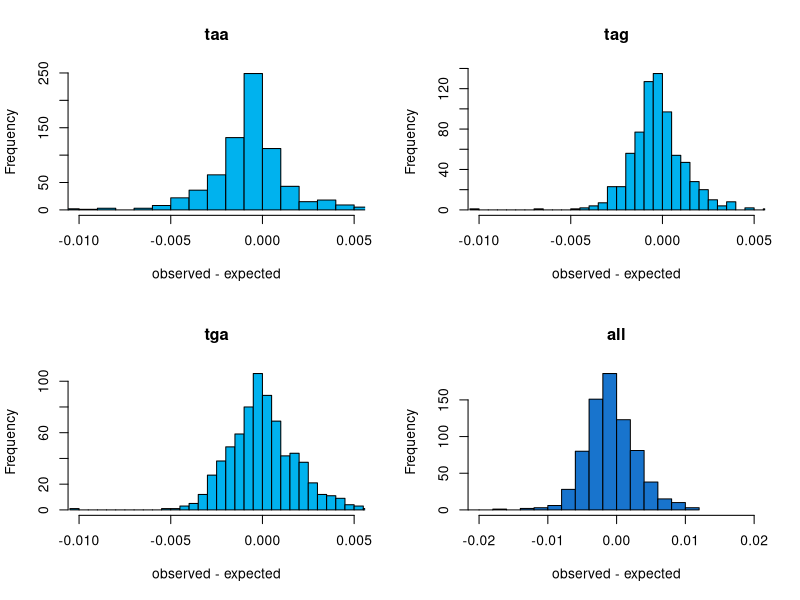

Here is the R script that generated this plot:
#histogram of out of frame - out of frame frequencies for tag, tga, taa and all

library(stringr)

pdf("17.1_fig_4.pdf")
par(mfrow=c(2,2))

data1 <- read.csv('13.3_merged_OOF_CDS_rates.csv',header = TRUE)

observed_taa_frequency <- unlist(data1$frequency_taa_coding)
expected_taa_frequency <- unlist(data1$frequency_taa_OOF) 
observed_vs_expected_taa <- observed_taa_frequency - expected_taa_frequency
hist(observed_vs_expected_taa, breaks = 35, xlab = 'observed - expected', col = 'deepskyblue2', main = 'taa',xlim = c(-0.010, 0.005))


observed_tag_frequency <- unlist(data1$frequency_tag_coding)
expected_tag_frequency <- unlist(data1$frequency_tag_OOF) 
observed_vs_expected_tag <- observed_tag_frequency - expected_tag_frequency
hist(observed_vs_expected_tag, breaks = 30,xlab = 'observed - expected', col = 'deepskyblue2', main = 'tag',xlim = c(-0.010, 0.005))

observed_tga_frequency <- unlist(data1$frequency_tga_coding)
expected_tga_frequency <- unlist(data1$frequency_tga_OOF) 
observed_vs_expected_tga <- observed_tga_frequency - expected_tga_frequency
hist(observed_vs_expected_tga, breaks = 30, xlab = 'observed - expected', col = 'deepskyblue2', main = 'tga',xlim = c(-0.010, 0.005))



observed_all_frequency <- unlist(data1$frequency_ASC_coding)
expected_all_frequency <- unlist(data1$frequency_ASC_OOF) 
observed_vs_expected_all <- observed_all_frequency - expected_all_frequency
hist(observed_vs_expected_all, breaks = 30, xlab = 'observed - expected', col = 'dodgerblue3', main = 'all',xlim = c(-0.02, 0.02))


stats1 <- t.test(observed_taa_frequency,expected_taa_frequency, paired = TRUE)
print(paste('taa'))
print(stats1)

stats2 <- t.test(observed_tag_frequency,expected_tag_frequency, paired = TRUE)
print(paste('tag'))
print(stats2)


stats3 <- t.test(observed_tga_frequency,expected_tga_frequency, paired = TRUE)
print(paste('tga'))
print(stats3)


stats4 <- t.test(observed_all_frequency,expected_all_frequency, paired = TRUE)
print(paste('all'))
print(stats4)


dev.off()